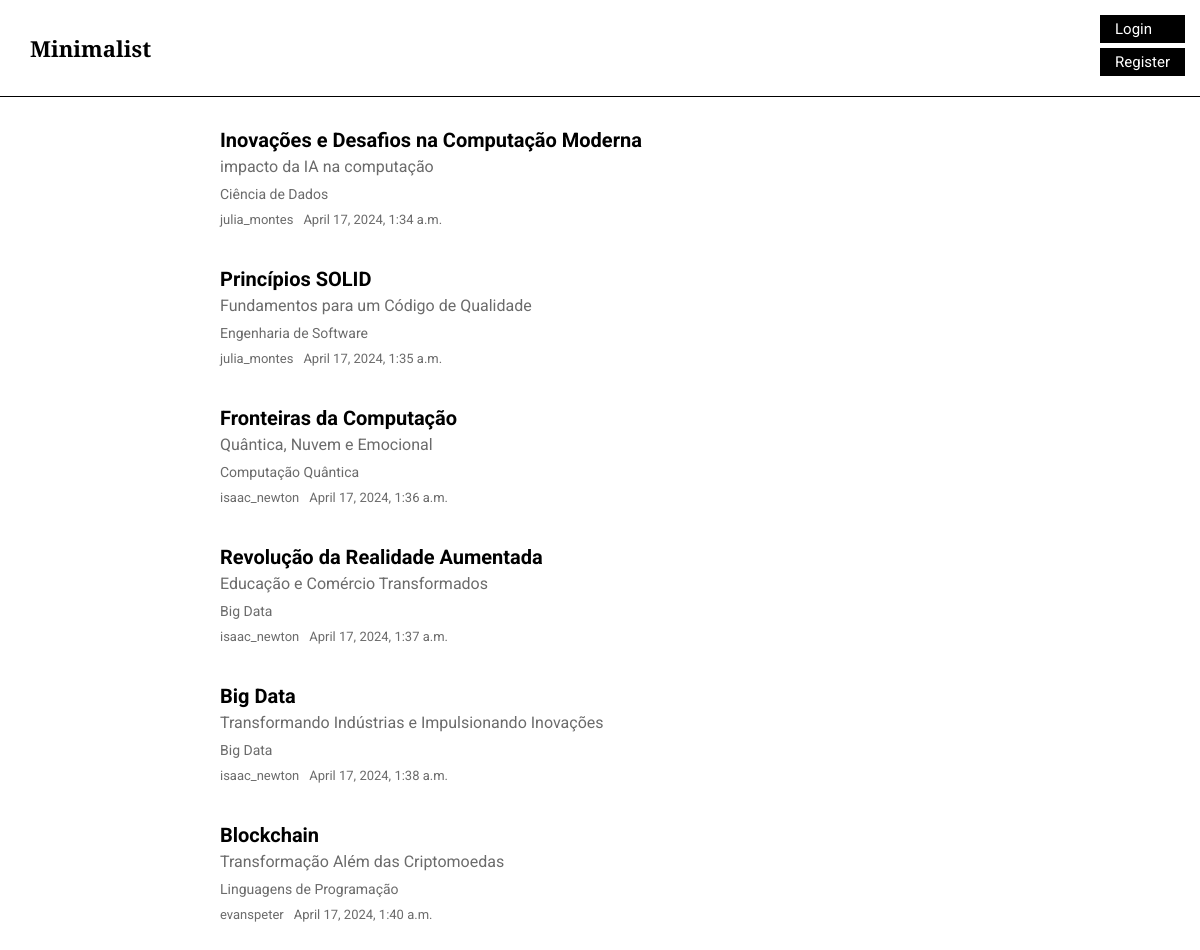
The page / on the database its author committed.
### minimalistApp/models.py (models this page shows, shortened)
class Post(models.Model):
    author = models.ForeignKey(settings.AUTH_USER_MODEL, on_delete=models.CASCADE)
    title = models.CharField(max_length=200)
    subtitle = models.TextField()
    category = models.ManyToManyField(Category)
    text = models.TextField()
    created_date = models.DateTimeField(default=timezone.now)
    published_date = models.DateTimeField(blank=True, null=True)

class Category(models.Model):
    name = models.CharField(max_length=200)
    def __str__(self):
        return self.name

### minimalistApp/views.py (the view)
# urls.py: path('', views.postList, name='postList'),
def postList(request):
  posts = Post.objects.filter(published_date__lte=timezone.now()).order_by('published_date')
  category = Category.objects.all()
  search = request.GET.get('search')
  if search:
    posts = Post.objects.filter(title__icontains = search)
  return render(request, 'minimalistApp/postList.html', {'posts': posts, 'category': category})

### minimalistApp/templates/minimalistApp/postList.html
{% extends 'minimalistApp/base.html' %}
{% load static %}
{% block content %}
  <link rel="stylesheet" href="{% static 'css/style.css' %}">
  <link rel="stylesheet" href="{% static 'css/post.css' %}">
  <div class="postList">
    <div class="row">
      <div class="col-md-8">
        {% for post in posts %}
          <div class="post" name="post-{{ post.pk }}">
              <div class="postTitle">
                <h2><a href="{% url 'postDetail' pk=post.pk %}">{{ post.title }}</a></h2>
              </div>
              <div class="postSubtitle">
                <p class="subtitle"> {{post.subtitle}} <p>
              </div>
              <div class="categories">
                {% for categ in post.category.all %}
                  <p class="category">{{categ}}</p>
                {% endfor %}
              </div>
              <div class="authorDate">
                <p class="author"> {{post.author}} </p>
                <p class="date">{{ post.published_date }}</p>
              </div>
          </div>
      {% endfor %}
      </div>
    </div>
  </div>
{% endblock %}

### minimalistApp/static/css/style.css (style rules this page uses)
* { margin: 0; padding: 0; border: 0; }

### minimalistApp/static/css/post.css (style rules this page uses)
.post { padding-bottom: 30px; padding-left: 10rem; display: flex; flex-direction: column; width: 50rem; }
.post .postTitle h2 a { font-family: 'Roboto', sans-serif; color: #000000; font-size: 20px; text-decoration: none; }
.postTitle { padding-bottom: 5px; }
.post .postSubtitle .subtitle { font-family: 'Roboto', sans-serif; color: #6B6B6B; font-size: 16px; }
.postSubtitle { padding-bottom: 10px; }
.date, .author { color: #6B6B6B; font-size: 13px; font-family: 'Roboto', sans-serif; padding-right: 10px; }
.categories, .authorDate { display: flex; flex-direction: row; padding-bottom: 10px; color: #6B6B6B; font-size: 14px; font-family: 'Roboto', sans-serif; }
.category { padding-right: 10px; }
.col-md-8 { width: 40rem; }
.row { display: flex; flex-direction: row; }

### rows shown on the page
Post: title "Inovações e Desafios na Computação Moderna", subtitle "impacto da IA na computação", author "julia_montes", published_date "April 17, 2024, 1:34 a.m."
Category: name "Ciência de Dados"
Post: title "Princípios SOLID", subtitle "Fundamentos para um Código de Qualidade", author "julia_montes", published_date "April 17, 2024, 1:35 a.m."
Category: name "Engenharia de Software"
Post: title "Fronteiras da Computação", subtitle "Quântica, Nuvem e Emocional", author "isaac_newton", published_date "April 17, 2024, 1:36 a.m."
Category: name "Computação Quântica"
Post: title "Revolução da Realidade Aumentada", subtitle "Educação e Comércio Transformados", author "isaac_newton", published_date "April 17, 2024, 1:37 a.m."
Category: name "Big Data"
Post: title "Big Data", subtitle "Transformando Indústrias e Impulsionando Inovações", author "isaac_newton", published_date "April 17, 2024, 1:38 a.m."
Post: title "Blockchain", subtitle "Transformação Além das Criptomoedas", author "evanspeter", published_date "April 17, 2024, 1:40 a.m."
Category: name "Linguagens de Programação"
